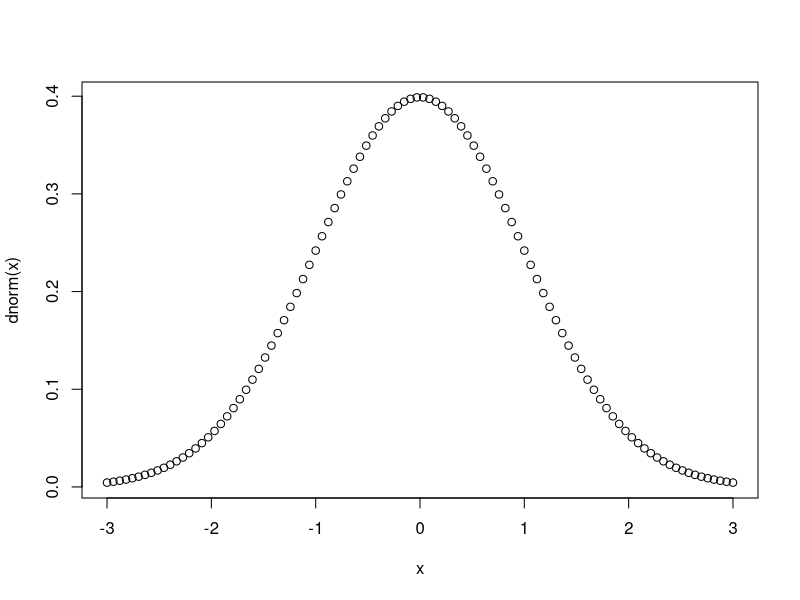
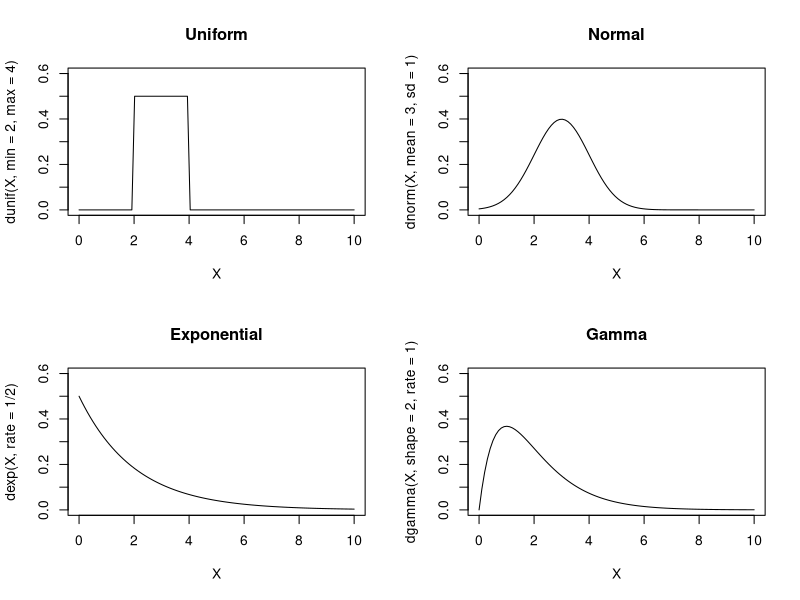

Reproduce these figures in R, in order.
#PROBABLITY
choose(5, 3)
choose(1:5, 3)
runif(10)
runif(5, min=-5, max = 5)
rnorm(1)
rnorm(1, mean = 100, sd=15)
rbinom(1,size = 10, prob = 0.5)
rexp(1, rate = 0.1)

set.seed(165)
runif(10)
set.seed(165)
runif(10)
runif(10)

library( MASS)
data("Cars93")
sample(Cars93$Price, 10)
sample(c('H','T'), 10, replace = TRUE)
sample(c('H','T'), 10, replace = TRUE, prob = c(0.2,0.8))
rbinom(10,1,0.8)

# PERMUTATION USING R
sample(1:10)
dbinom(7, size = 10, prob = 0.5)
pbinom(7, size = 10, prob=0.5)
pnorm(66, mean = 70, sd=3)
pexp(20,rate = 1/40)
qnorm(0.05, mean = 100, sd=15)

# PLOTING DENSITY FUNCTION
x=seq(from=-3, to=+3, length.out = 100)
par(fg='black')
plot(x, dnorm(x))
par(mfrow=c(2,2))
X=seq(from=0, to=10, length.out = 100)
ylim=c(0,0.6)
plot(X,dunif(X,min = 2, max = 4), main = 'Uniform', type = 'l', ylim = ylim)
plot(X,dnorm(X,mean =3, sd=1), main = 'Normal', type = 'l', ylim = ylim)
plot(X,dexp(X, rate = 1/2), main = 'Exponential', type = 'l', ylim = ylim)
plot(X,dgamma(X,shape = 2, rate = 1), main = 'Gamma', type = 'l', ylim = ylim)











